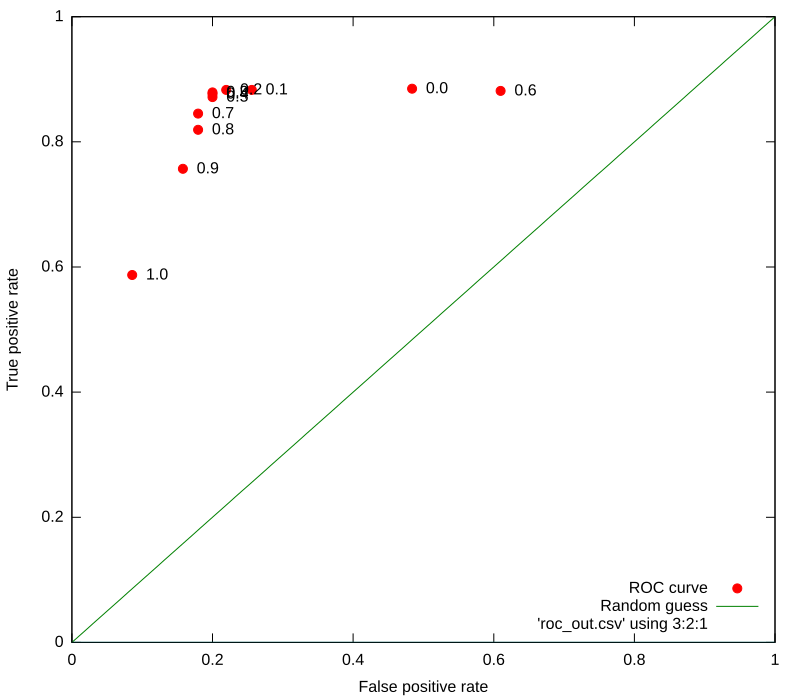

This figure's gnuplot source:
set terminal svg size 800,700
set output "roc.svg"
set xrange [0:1]
set yrange [0:1]
set xlabel "False positive rate"
set ylabel "True positive rate"
set key right bottom
set datafile separator ","
plot 'roc_out.csv' using 3:2 title 'ROC curve' pt 7, \
	 x title 'Random guess', \
     'roc_out.csv' using 3:2:1 with labels offset 3, 0, 5, 0 notitle
